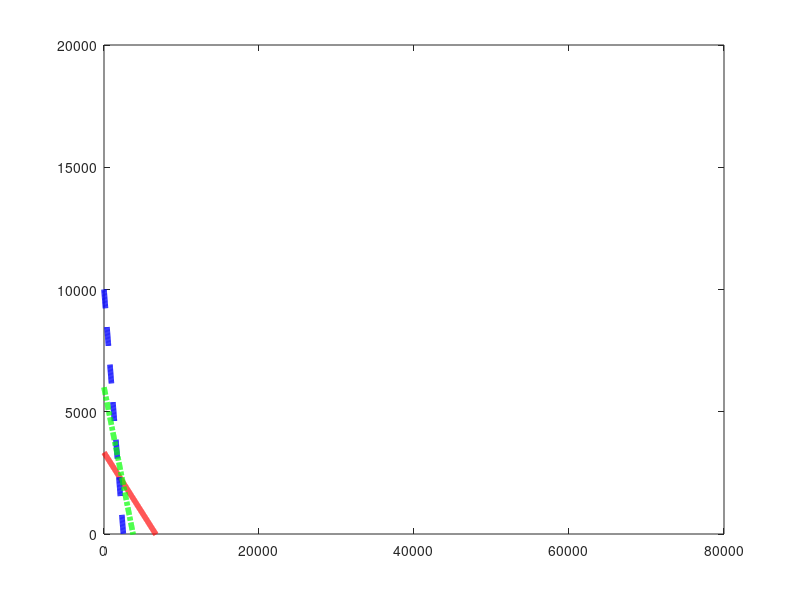

This chart was generated by the following MATLAB code: (Note: this script raises an error after producing the figure.)
clear all
clc

r1 = @(x1) (2000 - 0.3*x1)/0.6;
r2 = @(x1) (500 -0.2*x1)/0.05;
r3 = @(x1) (1500 - 0.4*x1)/0.25;

x1 = linspace(0,80000,10000);

for i = 1:length(x1)
   x2_1(i) = r1(x1(i));
   x2_2(i) = r2(x1(i));
   x2_3(i) = r3(x1(i));
end

figure(1)
plot(x1,x2_1,'r-','LineWidth',4);
hold on
plot(x1,x2_2,'b--','LineWidth',4);
plot(x1,x2_3,'g-.','LineWidth',4);
ylim([0 2e4])


x0 = [1000, 600]; % chute inicial (x1 e x2)
A = [0.3, 0.6; 0.2,0.05;0.4,0.25];
b = [2000;500;1500];
Aeq = [];
beq = [];
lb = [0,0];
ub = [];
disp('Fobj inicial:')
disp(Fobj(x0))
x = fmincon(@Fobj,x0,A,b,Aeq,beq,lb,ub);
disp('Fobj final:')
disp(Fobj(x))

plot(x(1),x(2),'ro','MarkerSize',10,'MarkerFaceColor','k');
xlabel('x_1','FontSize',18)
ylabel('x_2','FontSize',18)
print('-dtiff','-r100','otm.tiff') % -djpg, -dpng
hold off

function f = Fobj(x)
    f = 35*(0.3*x(1)+0.6*x(2))+55*(0.2*x(1)+0.05*x(2))+20*(0.4*x(1)+0.25*x(2))-...
        15*x(1)-18*x(2)-0.2*x(1)-0.8*x(2);
    f= - f;
end







